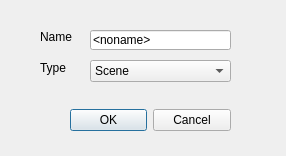
<?xml version="1.0" encoding="UTF-8"?>
<ui version="4.0">
 <class>NewAnimation</class>
 <widget class="QDialog" name="NewAnimation">
  <property name="geometry">
   <rect>
    <x>0</x>
    <y>0</y>
    <width>286</width>
    <height>156</height>
   </rect>
  </property>
  <property name="windowTitle">
   <string>New animation</string>
  </property>
  <property name="windowIcon">
   <iconset resource="../resources/mainresource.qrc">
    <normaloff>:/mainres/images/modeanim.png</normaloff>:/mainres/images/modeanim.png</iconset>
  </property>
  <widget class="QDialogButtonBox" name="buttonBox">
   <property name="geometry">
    <rect>
     <x>70</x>
     <y>100</y>
     <width>161</width>
     <height>41</height>
    </rect>
   </property>
   <property name="orientation">
    <enum>Qt::Horizontal</enum>
   </property>
   <property name="standardButtons">
    <set>QDialogButtonBox::Cancel|QDialogButtonBox::Ok</set>
   </property>
  </widget>
  <widget class="QLabel" name="label">
   <property name="geometry">
    <rect>
     <x>40</x>
     <y>30</y>
     <width>46</width>
     <height>13</height>
    </rect>
   </property>
   <property name="text">
    <string>Name</string>
   </property>
  </widget>
  <widget class="QLabel" name="label_2">
   <property name="geometry">
    <rect>
     <x>40</x>
     <y>60</y>
     <width>31</width>
     <height>16</height>
    </rect>
   </property>
   <property name="text">
    <string>Type</string>
   </property>
  </widget>
  <widget class="QLineEdit" name="lineEdit">
   <property name="geometry">
    <rect>
     <x>90</x>
     <y>30</y>
     <width>141</width>
     <height>20</height>
    </rect>
   </property>
   <property name="text">
    <string>&lt;noname&gt;</string>
   </property>
  </widget>
  <widget class="QComboBox" name="cb_type">
   <property name="geometry">
    <rect>
     <x>90</x>
     <y>60</y>
     <width>141</width>
     <height>22</height>
    </rect>
   </property>
   <item>
    <property name="text">
     <string>Scene</string>
    </property>
    <property name="icon">
     <iconset>
      <normalon>:/mainres/images/modeanim.png</normalon>
     </iconset>
    </property>
   </item>
   <item>
    <property name="text">
     <string>Object</string>
    </property>
    <property name="icon">
     <iconset>
      <normalon>:/mainres/images/modeanim.png</normalon>
     </iconset>
    </property>
   </item>
  </widget>
 </widget>
 <resources>
  <include location="../resources/mainresource.qrc"/>
 </resources>
 <connections>
  <connection>
   <sender>buttonBox</sender>
   <signal>accepted()</signal>
   <receiver>NewAnimation</receiver>
   <slot>accept()</slot>
   <hints>
    <hint type="sourcelabel">
     <x>248</x>
     <y>254</y>
    </hint>
    <hint type="destinationlabel">
     <x>157</x>
     <y>274</y>
    </hint>
   </hints>
  </connection>
  <connection>
   <sender>buttonBox</sender>
   <signal>rejected()</signal>
   <receiver>NewAnimation</receiver>
   <slot>reject()</slot>
   <hints>
    <hint type="sourcelabel">
     <x>316</x>
     <y>260</y>
    </hint>
    <hint type="destinationlabel">
     <x>286</x>
     <y>274</y>
    </hint>
   </hints>
  </connection>
 </connections>
</ui>
